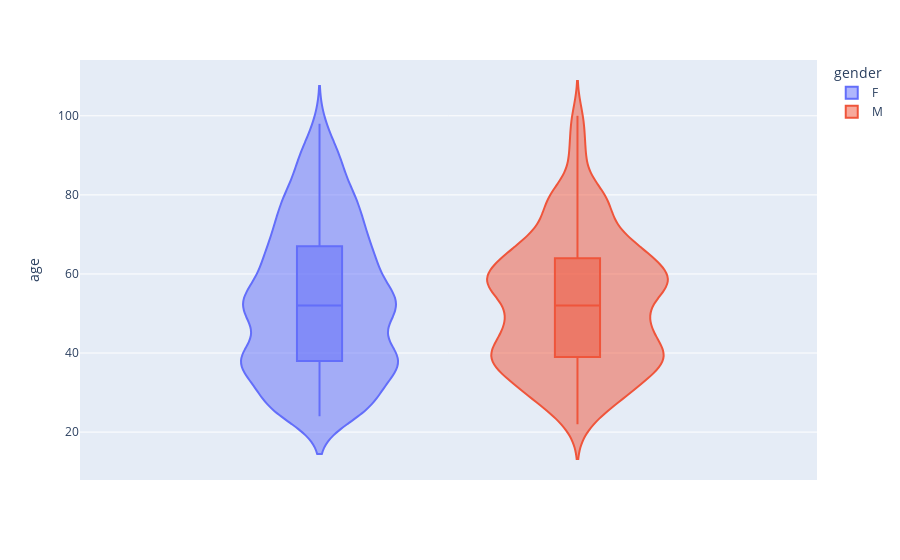

Notebook code for this chart:
### Code cell
# repartition de l'age

#violin = + c large  + c que il y en a dans cette catégorie d'age

fig = px.violin(dfmclean, y="age", color= "gender", box=True)
fig.show()

### Figure 1 — Plotly figure (JSON) as saved in the notebook; plotly's stock layout.template omitted (floating-point values rounded to 4 significant figures; data arrays with more than 128 entries replaced by an {"elided": "..."} marker saying what was removed)
{"data": [{"alignmentgroup": "True", "box": {"visible": true}, "hovertemplate": "gender=F<br>age=%{y}<extra></extra>", "legendgroup": "F", "marker": {"color": "#636efa"}, "name": "F", "offsetgroup": "F", "orientation": "v", "scalegroup": "True", "showlegend": true, "type": "violin", "x0": " ", "xaxis": "x", "y": {"elided": "1164 int values"}, "y0": " ", "yaxis": "y"}, {"alignmentgroup": "True", "box": {"visible": true}, "hovertemplate": "gender=M<br>age=%{y}<extra></extra>", "legendgroup": "M", "marker": {"color": "#EF553B"}, "name": "M", "offsetgroup": "M", "orientation": "v", "scalegroup": "True", "showlegend": true, "type": "violin", "x0": " ", "xaxis": "x", "y": {"elided": "981 int values"}, "y0": " ", "yaxis": "y"}], "layout": {"legend": {"title": {"text": "gender"}, "tracegroupgap": 0}, "margin": {"t": 60}, "violinmode": "group", "xaxis": {"anchor": "y", "domain": [0, 1]}, "yaxis": {"anchor": "x", "domain": [0, 1], "title": {"text": "age"}}}}
